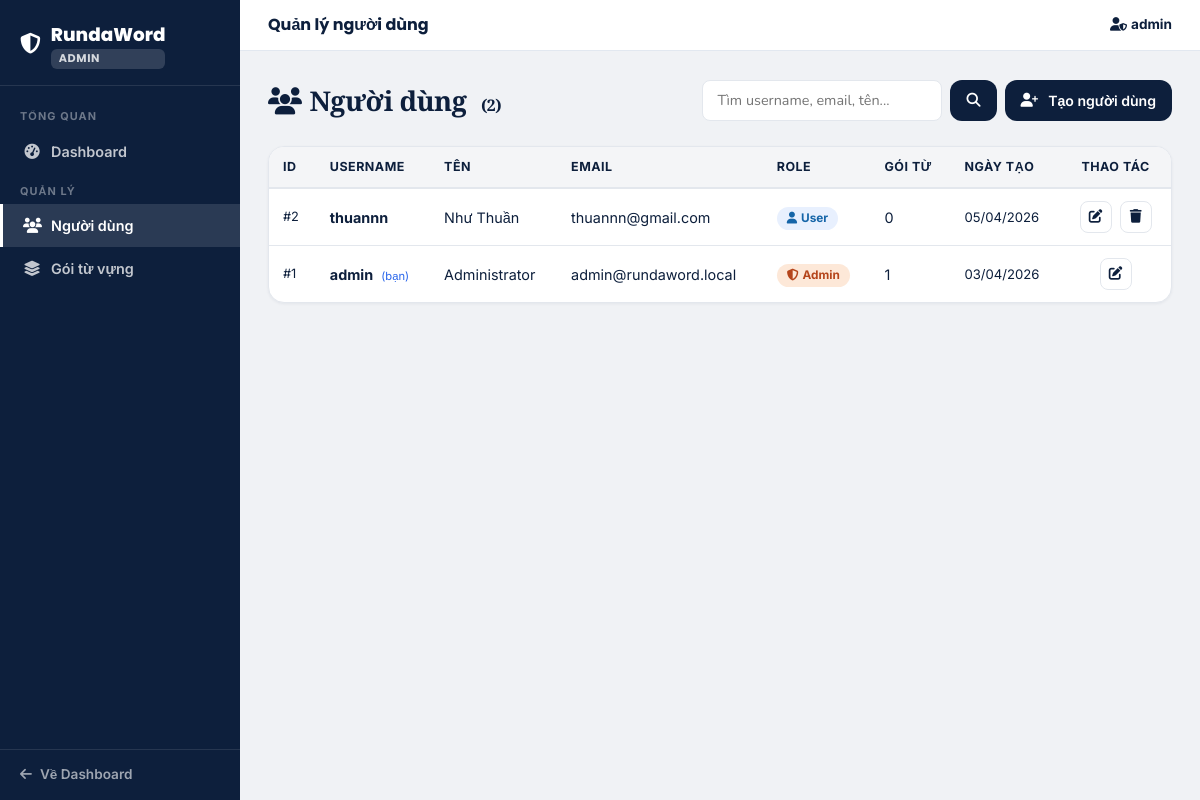
/admin/users (signed in), run on an earlier commit of the app's database.
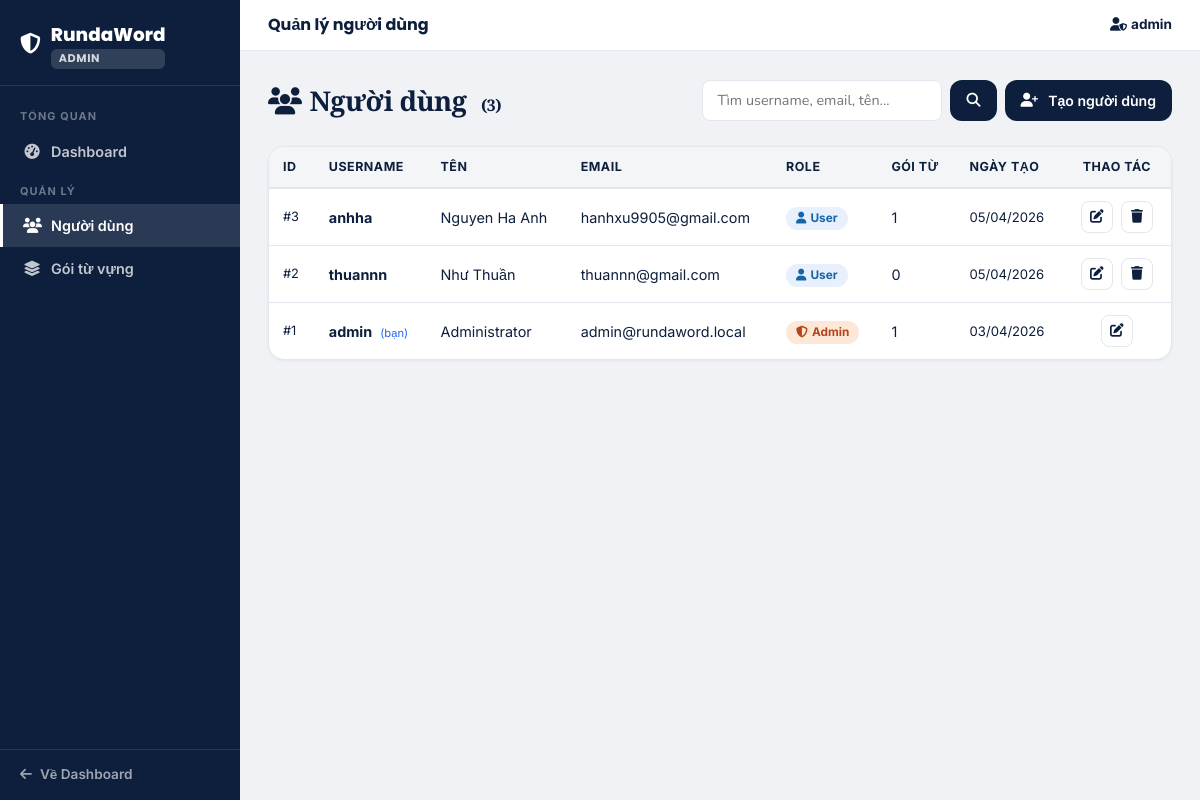
And on a later commit of the database.
### main.py (models this page shows, shortened)
class User(UserMixin, db.Model):
    __tablename__ = 'users'
    id            = db.Column(db.Integer, primary_key=True)
    username      = db.Column(db.String(50),  unique=True, nullable=False)
    name          = db.Column(db.String(100))
    email         = db.Column(db.String(120), unique=True, nullable=False)
    password_hash = db.Column(db.String(255), nullable=False)
    role          = db.Column(db.Integer, default=ROLE_USER, nullable=False)  # 0=user, 1=admin
    created_at    = db.Column(db.DateTime, default=datetime.utcnow)
    packages = db.relationship(
        'VocabPackage', backref='user', lazy=True, cascade='all, delete-orphan',
        foreign_keys='VocabPackage.user_id'
    )
    saved_packages = db.relationship(
        'VocabPackage', secondary=user_saved_packages,
        backref=db.backref('saved_by', lazy='dynamic'), lazy='dynamic'
    )

### main.py (the view)
@app.route('/admin/users')
@admin_required
def admin_users():
    q     = request.args.get('q', '').strip()
    query = User.query
    if q:
        query = query.filter(
            (User.username.ilike(f'%{q}%')) | (User.email.ilike(f'%{q}%')) | (User.name.ilike(f'%{q}%'))
        )
    users = query.order_by(User.created_at.desc()).all()
    return render_template('admin/users.html', users=users, search_query=q)

### main.py (called while the page is built)
def admin_required(f):
    @wraps(f)
    def decorated(*args, **kwargs):
        if not current_user.is_authenticated or current_user.role != ROLE_ADMIN:
            abort(403)
        return f(*args, **kwargs)
    return decorated

@login_manager.user_loader
def load_user(user_id):
    return User.query.get(int(user_id))

### templates/admin/users.html (shortened to what this page needs)
{% extends "admin/base_admin.html" %}
{% block topbar_title %}Quản lý người dùng{% endblock %}
{% block content %}
<div class="d-flex justify-content-between align-items-center mb-4 flex-wrap gap-3">
    <div class="page-title mb-0">
        <i class="fas fa-users me-2"></i>Người dùng
        <span style="font-size:1rem;color:var(--muted);font-weight:600;margin-left:8px;">({{ users|length }})</span>
    </div>
    <div class="d-flex gap-2 flex-wrap">
        <form method="GET" class="admin-search">
            <input type="text" name="q" placeholder="Tìm username, email, tên..."
                value="{{ search_query or '' }}">
            <button type="submit" class="btn btn-navy btn-sm px-3">
                <i class="fas fa-search"></i>
            </button>
        </form>
        <a href="{{ url_for('admin_create_user') }}" class="btn btn-navy btn-sm px-3">
            <i class="fas fa-user-plus me-1"></i>Tạo người dùng
        </a>
    </div>
</div>
<div class="rw-card" style="padding:0;overflow:hidden;">
    {% if users %}
    <table class="admin-table">
        <thead>
            <tr>
                <th>ID</th>
                <th>Username</th>
                <th>Tên</th>
                <th>Email</th>
                <th>Role</th>
                <th>Gói từ</th>
                <th>Ngày tạo</th>
                <th style="text-align:center;">Thao tác</th>
            </tr>
        </thead>
        <tbody>
            {% for user in users %}
            <tr>
                <td style="color:var(--muted);font-size:0.8rem;">#{{ user.id }}</td>
                <td>
                    <strong>{{ user.username }}</strong>
                    {% if user.id == current_user.id %}
                    <span style="font-size:0.7rem;color:var(--accent);margin-left:4px;">(bạn)</span>
                    {% endif %}
                </td>
                <td>{{ user.name or '—' }}</td>
                <td>{{ user.email }}</td>
                <td>
                    {% if user.role == 1 %}
                    <span class="admin-badge admin-badge-admin"><i class="fas fa-shield-alt me-1"></i>Admin</span>
                    {% else %}
                    <span class="admin-badge admin-badge-user"><i class="fas fa-user me-1"></i>User</span>
                    {% endif %}
                </td>
                <td>{{ user.packages | length }}</td>
                <td style="font-size:0.82rem;color:var(--muted);">
                    {{ user.created_at.strftime('%d/%m/%Y') }}
                </td>
                <td style="text-align:center;white-space:nowrap;">
                    <a href="{{ url_for('admin_edit_user', user_id=user.id) }}"
                       class="admin-action-btn" title="Chỉnh sửa">
                        <i class="fas fa-edit"></i>
                    </a>
                    {% if user.id != current_user.id %}
                    <button type="button" class="admin-action-btn danger" title="Xóa"
                        data-username="{{ user.username }}"
                        data-delete-url="{{ url_for('admin_delete_user', user_id=user.id) }}"
                        onclick="confirmDelete(this)">
                        <i class="fas fa-trash"></i>
                    </button>
                    {% endif %}
                </td>
            </tr>
            {% endfor %}
        </tbody>
    </table>
    {% else %}
    <div class="text-center py-5">
        <i class="fas fa-users fa-2x mb-3" style="color:var(--muted)"></i>
        <p class="text-muted mb-0">Không tìm thấy người dùng nào.</p>
    </div>
    {% endif %}
</div>
{% endblock %}

### templates/admin/base_admin.html (shortened to what this page needs)
<!DOCTYPE html>
<html lang="vi">
<head>
    <link href="https://cdn.jsdelivr.net/npm/bootstrap@5.3.0/dist/css/bootstrap.min.css" rel="stylesheet">
    <link href="https://cdnjs.cloudflare.com/ajax/libs/font-awesome/6.4.0/css/all.min.css" rel="stylesheet">
    <link href="{{ url_for('static', filename='css/main.css') }}" rel="stylesheet">
</head>
<body>
<div class="admin-shell">
    <aside class="admin-sidebar">
        <div class="admin-sidebar-brand">
            <a href="{{ url_for('admin_dashboard') }}">
                <i class="fas fa-shield-alt" style="font-size:1.3rem;"></i>
                <div>
                    RundaWord
                    <div class="admin-badge-label">ADMIN</div>
                </div>
            </a>
        </div>
        <nav class="admin-nav">
            <div class="admin-nav-section">Tổng quan</div>
            <a href="{{ url_for('admin_dashboard') }}"
               class="{{ 'active' if request.endpoint == 'admin_dashboard' else '' }}">
                <i class="fas fa-tachometer-alt"></i> Dashboard
            </a>
            <div class="admin-nav-section">Quản lý</div>
            <a href="{{ url_for('admin_users') }}"
               class="{{ 'active' if request.endpoint in ['admin_users', 'admin_create_user', 'admin_edit_user', 'admin_delete_user'] else '' }}">
                <i class="fas fa-users"></i> Người dùng
            </a>
            <a href="{{ url_for('admin_packages') }}"
               class="{{ 'active' if request.endpoint in ['admin_packages', 'admin_toggle_public', 'admin_delete_package'] else '' }}">
                <i class="fas fa-layer-group"></i> Gói từ vựng
            </a>
        </nav>
        <div class="admin-sidebar-footer">
            <a href="{{ url_for('dashboard') }}">
                <i class="fas fa-arrow-left"></i> Về Dashboard
            </a>
        </div>
    </aside>
    <div class="admin-main">
        <div class="admin-topbar">
            <div class="admin-topbar-title">{% block topbar_title %}Admin Panel{% endblock %}</div>
            <div class="admin-topbar-user">
                <i class="fas fa-user-shield me-1"></i>{{ current_user.username }}
            </div>
        </div>
        <div class="admin-content">
            {% block content %}{% endblock %}
        </div>
    </div>
</div>
</body>
</html>

### static/css/main.css (style rules this page uses)
:root { --navy: #0d1f3c; --navy-deep: #071020; --navy-mid: #1c3358; --white: #ffffff; --off-white: #f4f5f7; --bg: #f4f5f7; --border: #e3e7ed; --border-light: #edf0f4; --text: #0d1f3c; --text-muted: #7a8899; --text-light: #a0aab5; --green: #27ae60; --green-bg: #e8f8f0; --green-text: #1a7a43; --accent: #2563eb; --red: #e74c3c; --red-bg: #fdf2f2; --shadow-xs: 0 1px 3px rgba(13,31,60,0.06); --shadow-sm: 0 2px 8px rgba(13,31,60,0.08); --shadow-md: 0 4px 20px rgba(13,31,60,0.10); --shadow-lg: 0 8px 40px rgba(13,31,60,0.14); --r-sm: 8px; --r-md: 12px; --r-lg: 16px; --r-xl: 20px; }
*, *::before, *::after { box-sizing: border-box; margin: 0; padding: 0; }
html { scroll-behavior: smooth; }
body { font-family: 'Inter', sans-serif; background: var(--bg); color: var(--text); font-size: 14px; line-height: 1.6; -webkit-font-smoothing: antialiased; min-height: 100vh; display: flex; flex-direction: column; }
.btn-navy { background: var(--navy); color: white; border: none; border-radius: var(--r-md); font-weight: 600; font-size: 0.88rem; padding: 10px 22px; transition: background 0.15s; cursor: pointer; text-decoration: none; display: inline-flex; align-items: center; gap: 6px; font-family: 'Inter', sans-serif; }
.rw-card { background: white; border-radius: var(--r-lg); border: 1px solid var(--border); padding: 24px; box-shadow: var(--shadow-xs); }
.page-title { font-family: 'Playfair Display', serif; font-weight: 700; font-size: 1.7rem; color: var(--navy); margin-bottom: 4px; letter-spacing: -0.02em; }

What changed in the data, as far as the page shows it:
added User: id "3", username "anhha", name "Nguyen Ha Anh", email "hanhxu9905@gmail.com", role 0 (drawn), packages|length "1", created_at "05/04/2026"
Also different on the page:
{{ users|length }}: "2" → "3"
